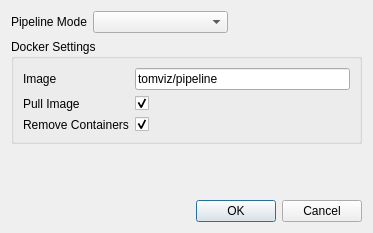
<?xml version="1.0" encoding="UTF-8"?>
<ui version="4.0">
 <class>PipelineSettingsDialog</class>
 <widget class="QDialog" name="PipelineSettingsDialog">
  <property name="geometry">
   <rect>
    <x>0</x>
    <y>0</y>
    <width>373</width>
    <height>233</height>
   </rect>
  </property>
  <property name="windowTitle">
   <string>Pipeline Settings</string>
  </property>
  <layout class="QVBoxLayout" name="verticalLayout">
   <item>
    <layout class="QFormLayout" name="formLayout">
     <property name="fieldGrowthPolicy">
      <enum>QFormLayout::AllNonFixedFieldsGrow</enum>
     </property>
     <item row="0" column="0">
      <widget class="QLabel" name="pipelineExecutionModeLabel">
       <property name="text">
        <string>Pipeline Mode</string>
       </property>
      </widget>
     </item>
     <item row="0" column="1">
      <layout class="QHBoxLayout" name="horizontalLayout">
       <item>
        <widget class="QComboBox" name="modeComboBox">
         <property name="sizePolicy">
          <sizepolicy hsizetype="MinimumExpanding" vsizetype="Fixed">
           <horstretch>0</horstretch>
           <verstretch>0</verstretch>
          </sizepolicy>
         </property>
        </widget>
       </item>
       <item>
        <spacer name="horizontalSpacer">
         <property name="orientation">
          <enum>Qt::Horizontal</enum>
         </property>
         <property name="sizeHint" stdset="0">
          <size>
           <width>40</width>
           <height>20</height>
          </size>
         </property>
        </spacer>
       </item>
      </layout>
     </item>
    </layout>
   </item>
   <item>
    <widget class="QGroupBox" name="dockerGroupBox">
     <property name="enabled">
      <bool>true</bool>
     </property>
     <property name="title">
      <string>Docker Settings</string>
     </property>
     <layout class="QFormLayout" name="formLayout_3">
      <property name="fieldGrowthPolicy">
       <enum>QFormLayout::AllNonFixedFieldsGrow</enum>
      </property>
      <item row="0" column="0">
       <widget class="QLabel" name="imageLabel">
        <property name="text">
         <string>Image</string>
        </property>
       </widget>
      </item>
      <item row="0" column="1">
       <widget class="QLineEdit" name="dockerImageLineEdit">
        <property name="text">
         <string>tomviz/pipeline</string>
        </property>
       </widget>
      </item>
      <item row="2" column="0">
       <widget class="QLabel" name="removeContainersLabel">
        <property name="toolTip">
         <string>&lt;html&gt;&lt;head/&gt;&lt;body&gt;&lt;p&gt;Remove the container once the pipeline has finished executing.&lt;/p&gt;&lt;/body&gt;&lt;/html&gt;</string>
        </property>
        <property name="text">
         <string>Remove Containers</string>
        </property>
       </widget>
      </item>
      <item row="2" column="1">
       <widget class="QCheckBox" name="removeContainersCheckBox">
        <property name="checked">
         <bool>true</bool>
        </property>
       </widget>
      </item>
      <item row="1" column="0">
       <widget class="QLabel" name="pullImageLabel">
        <property name="toolTip">
         <string>&lt;html&gt;&lt;head/&gt;&lt;body&gt;&lt;p&gt;Pull the image before running the pipeline.&lt;/p&gt;&lt;/body&gt;&lt;/html&gt;</string>
        </property>
        <property name="text">
         <string>Pull Image</string>
        </property>
       </widget>
      </item>
      <item row="1" column="1">
       <widget class="QCheckBox" name="pullImageCheckBox">
        <property name="checked">
         <bool>true</bool>
        </property>
       </widget>
      </item>
     </layout>
    </widget>
   </item>
   <item>
    <spacer name="verticalSpacer">
     <property name="orientation">
      <enum>Qt::Vertical</enum>
     </property>
     <property name="sizeHint" stdset="0">
      <size>
       <width>20</width>
       <height>40</height>
      </size>
     </property>
    </spacer>
   </item>
   <item>
    <widget class="QDialogButtonBox" name="buttonBox">
     <property name="orientation">
      <enum>Qt::Horizontal</enum>
     </property>
     <property name="standardButtons">
      <set>QDialogButtonBox::Cancel|QDialogButtonBox::Ok</set>
     </property>
    </widget>
   </item>
  </layout>
 </widget>
 <resources/>
 <connections>
  <connection>
   <sender>buttonBox</sender>
   <signal>accepted()</signal>
   <receiver>PipelineSettingsDialog</receiver>
   <slot>accept()</slot>
   <hints>
    <hint type="sourcelabel">
     <x>248</x>
     <y>254</y>
    </hint>
    <hint type="destinationlabel">
     <x>157</x>
     <y>274</y>
    </hint>
   </hints>
  </connection>
  <connection>
   <sender>buttonBox</sender>
   <signal>rejected()</signal>
   <receiver>PipelineSettingsDialog</receiver>
   <slot>reject()</slot>
   <hints>
    <hint type="sourcelabel">
     <x>316</x>
     <y>260</y>
    </hint>
    <hint type="destinationlabel">
     <x>286</x>
     <y>274</y>
    </hint>
   </hints>
  </connection>
 </connections>
</ui>
